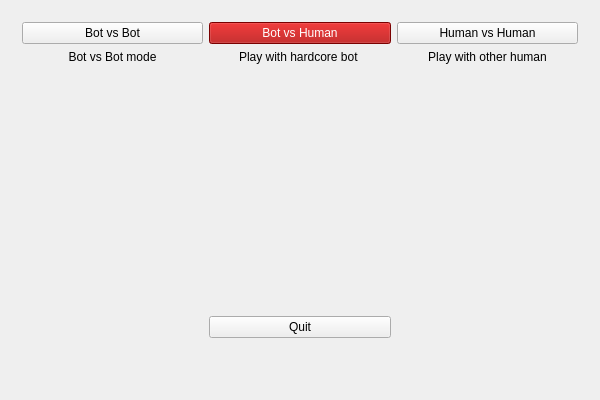
<?xml version="1.0" encoding="UTF-8"?>
<ui version="4.0">
 <class>MainWindow</class>
 <widget class="QMainWindow" name="MainWindow">
  <property name="geometry">
   <rect>
    <x>0</x>
    <y>0</y>
    <width>600</width>
    <height>400</height>
   </rect>
  </property>
  <property name="windowTitle">
   <string>MainWindow</string>
  </property>
  <widget class="QWidget" name="centralWidget">
   <layout class="QGridLayout" name="gridLayout" rowstretch="1">
    <item row="0" column="1">
     <widget class="QStackedWidget" name="stackedWidget">
      <property name="currentIndex">
       <number>0</number>
      </property>
      <widget class="QWidget" name="startpage">
       <layout class="QGridLayout" name="gridLayout_2" rowstretch="1,0,0,0">
        <item row="0" column="0">
         <layout class="QVBoxLayout" name="verticalLayout">
          <item>
           <widget class="QPushButton" name="botVsBot">
            <property name="text">
             <string>Bot vs Bot</string>
            </property>
           </widget>
          </item>
          <item>
           <widget class="QLabel" name="label">
            <property name="text">
             <string>Bot vs Bot mode</string>
            </property>
            <property name="alignment">
             <set>Qt::AlignCenter</set>
            </property>
           </widget>
          </item>
          <item>
           <spacer name="verticalSpacer">
            <property name="orientation">
             <enum>Qt::Vertical</enum>
            </property>
            <property name="sizeHint" stdset="0">
             <size>
              <width>20</width>
              <height>40</height>
             </size>
            </property>
           </spacer>
          </item>
         </layout>
        </item>
        <item row="0" column="1">
         <layout class="QVBoxLayout" name="verticalLayout_2">
          <item>
           <widget class="QPushButton" name="botVsHuman">
            <property name="styleSheet">
             <string notr="true">background-color: rgb(170, 0, 0);
color: rgb(255, 255, 255);</string>
            </property>
            <property name="text">
             <string>Bot vs Human</string>
            </property>
           </widget>
          </item>
          <item>
           <widget class="QLabel" name="label_2">
            <property name="text">
             <string>Play with hardcore bot </string>
            </property>
            <property name="alignment">
             <set>Qt::AlignCenter</set>
            </property>
           </widget>
          </item>
          <item>
           <spacer name="verticalSpacer_2">
            <property name="orientation">
             <enum>Qt::Vertical</enum>
            </property>
            <property name="sizeHint" stdset="0">
             <size>
              <width>20</width>
              <height>40</height>
             </size>
            </property>
           </spacer>
          </item>
         </layout>
        </item>
        <item row="0" column="2">
         <layout class="QVBoxLayout" name="verticalLayout_3">
          <item>
           <widget class="QPushButton" name="humanVsHuman">
            <property name="text">
             <string>Human vs Human</string>
            </property>
           </widget>
          </item>
          <item>
           <widget class="QLabel" name="label_3">
            <property name="text">
             <string>Play with other human</string>
            </property>
            <property name="alignment">
             <set>Qt::AlignCenter</set>
            </property>
           </widget>
          </item>
          <item>
           <spacer name="verticalSpacer_3">
            <property name="orientation">
             <enum>Qt::Vertical</enum>
            </property>
            <property name="sizeHint" stdset="0">
             <size>
              <width>20</width>
              <height>40</height>
             </size>
            </property>
           </spacer>
          </item>
         </layout>
        </item>
        <item row="2" column="1">
         <widget class="QPushButton" name="quitButton">
          <property name="text">
           <string>Quit</string>
          </property>
         </widget>
        </item>
        <item row="3" column="1">
         <spacer name="verticalSpacer_4">
          <property name="orientation">
           <enum>Qt::Vertical</enum>
          </property>
          <property name="sizeHint" stdset="0">
           <size>
            <width>20</width>
            <height>40</height>
           </size>
          </property>
         </spacer>
        </item>
       </layout>
      </widget>
      <widget class="QWidget" name="inputpage">
       <layout class="QGridLayout" name="gridLayout_3">
        <item row="0" column="1">
         <widget class="QSpinBox" name="boardWidth">
          <property name="minimum">
           <number>12</number>
          </property>
          <property name="maximum">
           <number>25</number>
          </property>
          <property name="value">
           <number>16</number>
          </property>
         </widget>
        </item>
        <item row="0" column="0">
         <widget class="QLabel" name="widthOfGameBoardLabel">
          <property name="text">
           <string>Width of game board</string>
          </property>
         </widget>
        </item>
        <item row="2" column="1">
         <widget class="QSpinBox" name="boardHeight">
          <property name="minimum">
           <number>12</number>
          </property>
          <property name="maximum">
           <number>25</number>
          </property>
          <property name="value">
           <number>16</number>
          </property>
         </widget>
        </item>
        <item row="2" column="0">
         <widget class="QLabel" name="heightOfGameBoardLabel">
          <property name="text">
           <string>Height of game board</string>
          </property>
         </widget>
        </item>
        <item row="4" column="0">
         <spacer name="verticalSpacer_5">
          <property name="orientation">
           <enum>Qt::Vertical</enum>
          </property>
          <property name="sizeHint" stdset="0">
           <size>
            <width>20</width>
            <height>40</height>
           </size>
          </property>
         </spacer>
        </item>
        <item row="4" column="1">
         <layout class="QHBoxLayout" name="horizontalLayout" stretch="0,0,0">
          <item>
           <spacer name="horizontalSpacer_2">
            <property name="orientation">
             <enum>Qt::Horizontal</enum>
            </property>
            <property name="sizeHint" stdset="0">
             <size>
              <width>40</width>
              <height>20</height>
             </size>
            </property>
           </spacer>
          </item>
          <item>
           <layout class="QVBoxLayout" name="verticalLayout_5">
            <item>
             <widget class="QPushButton" name="playButton">
              <property name="font">
               <font>
                <pointsize>30</pointsize>
               </font>
              </property>
              <property name="styleSheet">
               <string notr="true">background-color: rgb(170, 0, 0);
background-color: rgb(255, 255, 255);</string>
              </property>
              <property name="text">
               <string>PLAY</string>
              </property>
             </widget>
            </item>
            <item>
             <spacer name="verticalSpacer_6">
              <property name="orientation">
               <enum>Qt::Vertical</enum>
              </property>
              <property name="sizeHint" stdset="0">
               <size>
                <width>20</width>
                <height>40</height>
               </size>
              </property>
             </spacer>
            </item>
           </layout>
          </item>
          <item>
           <spacer name="horizontalSpacer">
            <property name="orientation">
             <enum>Qt::Horizontal</enum>
            </property>
            <property name="sizeHint" stdset="0">
             <size>
              <width>40</width>
              <height>20</height>
             </size>
            </property>
           </spacer>
          </item>
         </layout>
        </item>
        <item row="2" column="2">
         <spacer name="horizontalSpacer_4">
          <property name="orientation">
           <enum>Qt::Horizontal</enum>
          </property>
          <property name="sizeHint" stdset="0">
           <size>
            <width>40</width>
            <height>20</height>
           </size>
          </property>
         </spacer>
        </item>
       </layout>
      </widget>
      <widget class="QWidget" name="gamepage">
       <layout class="QHBoxLayout" name="horizontalLayout_3">
        <item>
         <layout class="QHBoxLayout" name="horizontalLayout_2">
          <property name="spacing">
           <number>0</number>
          </property>
          <property name="topMargin">
           <number>2</number>
          </property>
          <item>
           <widget class="QTableView" name="board2"/>
          </item>
          <item>
           <widget class="QLabel" name="label_4">
            <property name="styleSheet">
             <string notr="true">background-color: rgb(0, 0, 255);
background-color: rgb(0, 255, 0);</string>
            </property>
            <property name="text">
             <string/>
            </property>
           </widget>
          </item>
          <item>
           <widget class="QTableView" name="board1">
            <property name="contextMenuPolicy">
             <enum>Qt::DefaultContextMenu</enum>
            </property>
            <property name="layoutDirection">
             <enum>Qt::RightToLeft</enum>
            </property>
           </widget>
          </item>
         </layout>
        </item>
       </layout>
      </widget>
     </widget>
    </item>
   </layout>
  </widget>
 </widget>
 <layoutdefault spacing="6" margin="11"/>
 <resources/>
 <connections/>
</ui>
